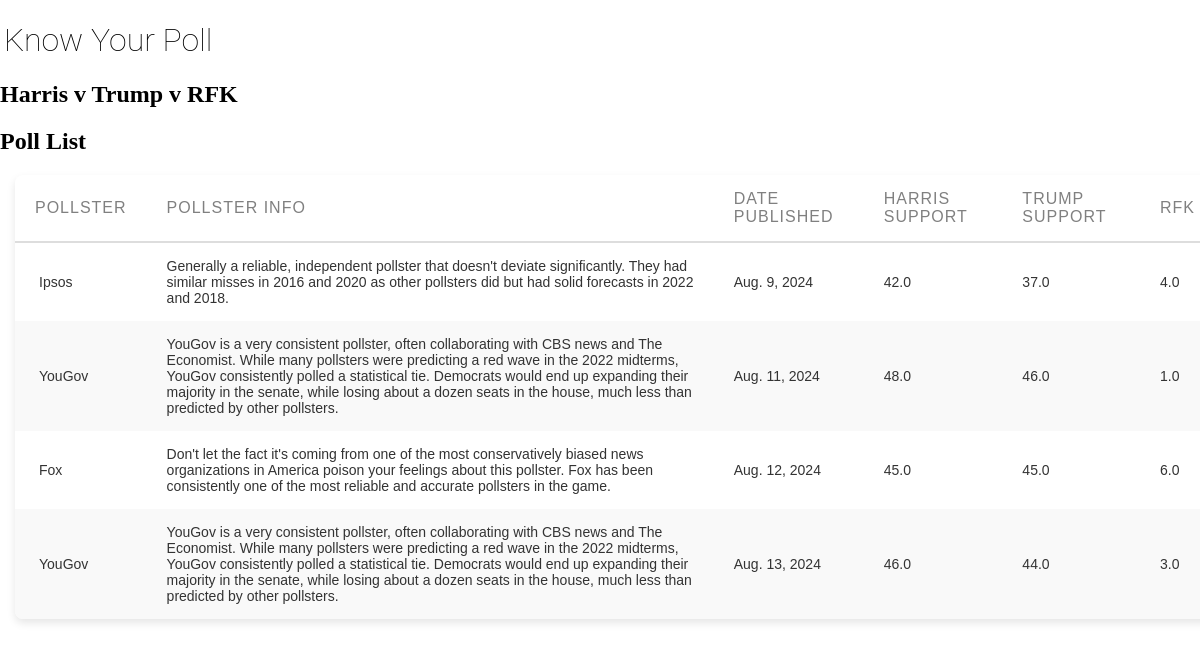
The app's page /three-way-race with its own data.
### main/models.py (models this page shows, shortened)
class Poll(models.Model):
    harris_support = models.FloatField(null=False)
    trump_support = models.FloatField(null=False)
    third_party_support = models.FloatField(null=True, blank=True)
    region = models.CharField(null=False,max_length=50)
    date_published = models.DateField()
    link_to_poll = models.URLField(null=True)
    type_of_voters = models.CharField(max_length=50)
    number_of_respondents = models.IntegerField()
    pollster = models.ForeignKey(Pollster, on_delete=models.CASCADE,related_name="polls") #if pollster is deleted, models.CASCADE makes it so all polls by said pollster are also deleted.
    margin = models.IntegerField()

class Pollster(models.Model):
    name_of_pollster = models.CharField(max_length=75)
    info = models.TextField()
    quality_of_pollster = models.IntegerField(validators=[MinValueValidator(1), MaxValueValidator(5)])

### main/views.py (the view)
# urls.py: path("three-way-race", views.Homepage_Three_Way.as_view(),name="threeway"),
class Homepage_Three_Way(ListView):
    template_name = "main/home_page_threeway.html"
    model = Poll
    context_object_name = "polls"
    def get_queryset(self):
        base_query = super().get_queryset()
        data = base_query.filter(third_party_support__isnull=False).order_by("date_published")
        return data

### main/templates/main/home_page_threeway.html (shortened to what this page needs)
{% extends "main/base.html" %}
{% load static %}
{% block css_styles %}
  <link rel="stylesheet" href="{% static "main/homepage.css" %}">
{% endblock %}
{% block content %}
<header id ="main-nav">
  <h1><a href="{% url "home"%}">Know Your Poll</a></h1>
</header>
<h2>Harris v Trump v RFK</h2>
<h2>Poll List</h2>
<table>
    <thead>
        <tr>
            <th>Pollster</th>
            <th>Pollster info</th>
            <th>Date Published</th>
            <th>Harris Support</th>
            <th>Trump Support</th>
            <th>RFK</th>
        </tr>
    </thead>
    <tbody>
        {% for poll in polls %}
        <tr>
            <td><a href={{poll.link_to_poll}} style="text-decoration:none">{{ poll.pollster.name_of_pollster }}</a></td>
            <td>{{poll.pollster.info}}</td>
            <td>{{ poll.date_published }}</td>
            <td>{{ poll.harris_support }}</td>
            <td>{{ poll.trump_support }}</td>
            <td>{{ poll.third_party_support }}</td>
        </tr>
        {% endfor %}
    </tbody>
</table>
{% endblock %}

### main/static/main/homepage.css (style rules this page uses)
html { margin:0; padding:0; }
h1 { font-family: "Roboto", sans-serif; font-weight: 100; font-style: normal; }
body { margin:0; padding:0; }
table { margin: 15px; width: 100%; border-collapse: collapse; box-shadow: 0 4px 8px rgba(0, 0, 0, 0.1); background-color: #ffffff; border-radius: 8px; overflow: hidden; font-family: 'Arial', sans-serif; }
th, td { padding: 15px 20px; text-align: left; }
th { background-color: transparent; color: grey; font-weight: normal; letter-spacing: 1px; text-transform: uppercase; border-bottom: 2px solid #dddddd; }
tr:nth-child(even) { background-color: #f9f9f9; }
td { border-right: none; font-size: 14px; color: #333333; }
td:last-child { border-right: none; }
tr:last-child td { border-bottom: none; }
a { color:inherit; text-decoration:none; padding:2px 4px; cursor:pointer; }

### records on screen
Poll: pollster.name_of_pollster "Ipsos", pollster.info "Generally a reliable, independent pollster that doesn't deviate significantly. They had similar misses in 2016 and 2020 as other pollsters did but had solid forecasts in 2022 and 2018.", date_published "Aug. 9, 2024", harris_support "42.0", trump_support "37.0", third_party_support "4.0"
Poll: pollster.name_of_pollster "YouGov", pollster.info "YouGov is a very consistent pollster, often collaborating with CBS news and The Economist. While many pollsters were predicting a red wave in the 2022 midterms, YouGov consistently polled a statistical tie. Democrats would end up expanding their majority in the senate, while losing about a dozen seats in the house, much less than predicted by other pollsters.", date_published "Aug. 11, 2024", harris_support "48.0", trump_support "46.0", third_party_support "1.0"
Poll: pollster.name_of_pollster "Fox", pollster.info "Don't let the fact it's coming from one of the most conservatively biased news organizations in America poison your feelings about this pollster. Fox has been consistently one of the most reliable and accurate pollsters in the game.", date_published "Aug. 12, 2024", harris_support "45.0", trump_support "45.0", third_party_support "6.0"
Poll: pollster.name_of_pollster "YouGov", pollster.info "YouGov is a very consistent pollster, often collaborating with CBS news and The Economist. While many pollsters were predicting a red wave in the 2022 midterms, YouGov consistently polled a statistical tie. Democrats would end up expanding their majority in the senate, while losing about a dozen seats in the house, much less than predicted by other pollsters.", date_published "Aug. 13, 2024", harris_support "46.0", trump_support "44.0", third_party_support "3.0"
